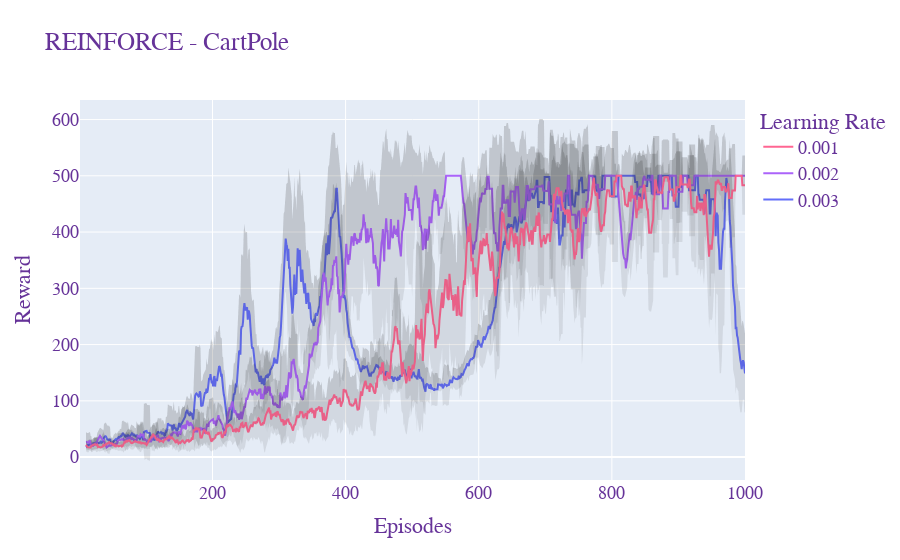

The notebook cell this image was saved under:
### Code cell
import gym
from gym.wrappers import FrameStack
from torchvision.transforms import Grayscale, Resize, Normalize
import gym_super_mario_bros
from gym_super_mario_bros.actions import SIMPLE_MOVEMENT
from nes_py.wrappers import JoypadSpace
import numpy as np
import torch
import torch.nn as nn
import torch.optim as optim
import plotly.graph_objects as go
import pandas as pd
import imageio
import os

# Shape of input images = (240, 256, 3) (height, width, channels) in SMB
PROCESSED_IMG_SIZE = (84, 84)
# How many frames to stack together per observation in SMB
NUM_STACKED_FRAMES = 4
# Default alpha step size
LEARNING_RATE = 3e-3
# Discount factor
GAMMA = 0.99
# How many episodes to train for
NUM_EPISODES = 1000
# Capture a video of the agent playing every n episodes
CAPTURE_EVERY_N_EPISODES = 250
# Number of stacked frames for Super Mario
NUM_STACKED_FRAMES = 4

# Observe the last of the past 4 frames to speed up training
class SkipFrames(gym.Wrapper):
    def __init__(self, env):
        super().__init__(env)

    def step(self, action):
        total_reward = 0
        done = False
        for _ in range(NUM_STACKED_FRAMES):
            state, reward, done, info = self.env.step(action)
            total_reward += reward
            if done:
                break
        return state, total_reward, done, info


# Preprocess images to greyscale & resize to 84x84
class ImagePreprocessing(gym.ObservationWrapper):
    def __init__(self, env):
        super().__init__(env)
        obs_shape = self.observation_space.shape[:2]
        self.observation_space = gym.spaces.Box(
            low=0, high=255, shape=obs_shape, dtype=np.uint8
        )

    def observation(self, image):
        # image shape = (240, 256, 3)
        image = np.moveaxis(image, [2], [0])
        # image shape = (3, 240, 256)
        image = torch.tensor(image.copy(), dtype=torch.float)
        # convert 3 RGB channels to grayscale
        image = Grayscale()(image)
        # convert 240x256 to 84x84
        image = Resize(PROCESSED_IMG_SIZE)(image)
        # convert [0, 1] to [0, 255]
        image = Normalize(0, 255)(image)
        return image


# A CNN connected to a fully connected layer
# The input dimensions are 1x84x84, with a flat output dimension of NUM_ACTIONS
class SuperMarioCNN(nn.Module):
    def __init__(self, input_channels, output_dim):
        super(SuperMarioCNN, self).__init__()
        self.conv1 = nn.Conv2d(input_channels, 16, kernel_size=4, stride=2)
        self.conv2 = nn.Conv2d(16, 32, kernel_size=4, stride=2)
        self.conv3 = nn.Conv2d(32, 64, kernel_size=4, stride=2)
        self.fc1 = nn.Linear(64 * 64, 256)
        self.fc2 = nn.Linear(256, output_dim)

    def forward(self, x):
        x = torch.relu(self.conv1(x))
        x = torch.relu(self.conv2(x))
        x = torch.relu(self.conv3(x))
        x = torch.flatten(x)
        x = torch.relu(self.fc1(x))
        x = torch.softmax(self.fc2(x), dim=-1)
        return x


# A simple MLP with 2 hidden layers
class AtariNN(nn.Module):
    def __init__(self, input_dim, output_dim, hidden_dim=32):
        super(AtariNN, self).__init__()
        self.fc1 = nn.Linear(input_dim, hidden_dim)
        self.fc2 = nn.Linear(hidden_dim, output_dim)

    def forward(self, x):
        x = torch.from_numpy(x).float().unsqueeze(0)
        x = torch.relu(self.fc1(x))
        x = torch.softmax(self.fc2(x), dim=1)
        return x


# REINFORCE Monte Carlo
class REINFORCE:
    # env: the environment to train on
    # env_type: the type of environment (atari or mario)
    def __init__(self, env, env_type, learning_rate):
        self.env = env
        self.env_is_mario = env_type == "mario"
        self.num_actions = env.action_space.n
        self.num_states = env.observation_space.shape[0]
        self.actions_list = np.arange(self.num_actions)
        if env_type == "atari":
            self.policy = AtariNN(self.num_states, self.num_actions)
        else:
            self.policy = SuperMarioCNN(NUM_STACKED_FRAMES, self.num_actions)
        self.optimizer = optim.Adam(self.policy.parameters(), lr=learning_rate)

    # Sample an action from the policy, along with the lob probability of that action
    def choose_action(self, state):
        probabilities = self.policy(state)
        dist = torch.distributions.Categorical(probabilities)
        sample = dist.sample()
        return sample.item(), dist.log_prob(sample)

    def update_policy(self, rewards, log_probs):
        # Calculate discounted rewards
        discounted_rewards = []
        G = 0
        for r in reversed(rewards):
            G = r + GAMMA * G
            discounted_rewards.insert(0, G)

        # Calculate the loss
        policy_loss = []
        for log_prob, G in zip(log_probs, discounted_rewards):
            policy_loss.append(-log_prob * G)
        policy_loss = torch.stack(policy_loss).sum()

        # Update the policy with respect to the loss
        self.optimizer.zero_grad()
        policy_loss.backward()
        self.optimizer.step()

    def train(self, episodes, capture=False):
        total_rewards = []
        for episode in range(episodes):
            state = self.env.reset()
            rewards = []
            log_probs = []
            images = []
            done = False
            # Generate episode of experience
            while not done:
                if self.env_is_mario:
                    state = state[0].__array__() if isinstance(state, tuple) else state.__array__()
                    state = torch.tensor(state).squeeze(1)
                action, log_prob = self.choose_action(state)
                state, reward, done, _ = self.env.step(action)
                # Capture gifs of the agent's progress
                if capture and (episode % CAPTURE_EVERY_N_EPISODES == 0 or episode == episodes - 1):
                    img = env.render(mode="rgb_array")
                    images.append(img)
                log_probs.append(log_prob)
                rewards.append(reward)

            # Use the episode to update the policy
            self.update_policy(rewards, log_probs)

            if episode % (1 if self.env_is_mario else 100) == 0:
                print(f"Episode {episode}: Total reward: {sum(rewards)}")
            # Save images if captured
            if images:
                cwd = os.getcwd()
                target_dir = os.path.join(cwd, "videos", f"episode_{episode}.gif")
                imageio.mimsave(
                    target_dir, [np.array(img) for i, img in enumerate(images)], fps=30
                )

            total_rewards.append(sum(rewards))
        return total_rewards


def create_mario_env():
    env = gym_super_mario_bros.make("SuperMarioBros-1-1-v0")
    env = JoypadSpace(env, SIMPLE_MOVEMENT)
    env = ImagePreprocessing(env)
    env = SkipFrames(env)
    env = FrameStack(env, num_stack=4)
    return env, "mario"


def create_cartpole_env():
    env = gym.make("CartPole-v1")
    return env, "atari"


def plot_rewards(rewards, name):
    num_episodes = [i+1 for i in range(NUM_EPISODES)]
    fig = go.Figure()

    for results, lr in rewards:
        df = pd.DataFrame(results, columns=["rewards"])
        avg_rewards = df.rolling(10).mean()
        std_rewards = df.rolling(10).std()
        fig.add_trace(
            go.Scatter(
                x=num_episodes,
                y=avg_rewards["rewards"],
                name=f"{lr}",
                mode="lines"
            ),
        )
        fig.add_trace(
            go.Scatter(
                x=num_episodes,
                y=avg_rewards["rewards"] + std_rewards["rewards"],
                name=f"{lr} upper bound",
                mode='lines',
                marker=dict(color="#444"),
                line=dict(width=0),
                fillcolor='rgba(40, 40, 40, 0.1)',
                fill='tonexty',
                showlegend=False,
            )
        )
        fig.add_trace(
            go.Scatter(
                x=num_episodes,
                y=avg_rewards["rewards"] - std_rewards["rewards"],
                name=f"{lr} lower bound",
                mode='lines',
                marker=dict(color="#444"),
                line=dict(width=0),
                fillcolor='rgba(40, 40, 40, 0.1)',
                fill='tonexty',
                showlegend=False,
            )
        )

    fig.update_layout(
        title=f"REINFORCE - {name}",
        xaxis_title="Episodes",
        yaxis_title="Reward",
        legend_title="Learning Rate",
        font=dict(family="Courier New, monospace", size=18, color="RebeccaPurple"),
    )

    fig.show()

def run_cartpole(episodes=NUM_EPISODES):
    lr_high = 0.003
    lr_med = 0.002
    lr_low = 0.001
    env, mode = create_cartpole_env()
    rewards_lr_high = REINFORCE(env, mode, learning_rate=lr_high).train(episodes)
    rewards_lr_med = REINFORCE(env, mode, learning_rate=lr_med).train(episodes)
    rewards_lr_low = REINFORCE(env, mode, learning_rate=lr_low).train(episodes)
    results = [
        (rewards_lr_high, lr_high),
        (rewards_lr_med, lr_med),
        (rewards_lr_low, lr_low),
    ]
    plot_rewards(results, "CartPole")

def run_mario(episodes=NUM_EPISODES):
    lr_high = 0.0003
    lr_med = 0.0002
    lr_low = 0.0001
    env, mode = create_mario_env()
    rewards_lr_low = REINFORCE(env, mode, learning_rate=lr_low).train(episodes)
    results = [
    #     (rewards_lr_high, lr_high),
    #     (rewards_lr_med, lr_med),
        (rewards_lr_low, lr_low),
    ]

    plot_rewards("Super Mario Bros")

run_cartpole()
# run_mario()

### Figure 1 — Plotly figure (JSON) as saved in the notebook; plotly's stock layout.template omitted (floating-point values rounded to 4 significant figures; data arrays with more than 128 entries replaced by an {"elided": "..."} marker saying what was removed)
{"data": [{"mode": "lines", "name": "0.003", "type": "scatter", "x": {"elided": "1000 int values"}, "y": {"elided": "1000 float values"}}, {"fill": "tonexty", "fillcolor": "rgba(40, 40, 40, 0.1)", "line": {"width": 0}, "marker": {"color": "#444"}, "mode": "lines", "name": "0.003 upper bound", "showlegend": false, "type": "scatter", "x": {"elided": "1000 int values"}, "y": {"elided": "1000 float values"}}, {"fill": "tonexty", "fillcolor": "rgba(40, 40, 40, 0.1)", "line": {"width": 0}, "marker": {"color": "#444"}, "mode": "lines", "name": "0.003 lower bound", "showlegend": false, "type": "scatter", "x": {"elided": "1000 int values"}, "y": {"elided": "1000 float values"}}, {"mode": "lines", "name": "0.002", "type": "scatter", "x": {"elided": "1000 int values"}, "y": {"elided": "1000 float values"}}, {"fill": "tonexty", "fillcolor": "rgba(40, 40, 40, 0.1)", "line": {"width": 0}, "marker": {"color": "#444"}, "mode": "lines", "name": "0.002 upper bound", "showlegend": false, "type": "scatter", "x": {"elided": "1000 int values"}, "y": {"elided": "1000 float values"}}, {"fill": "tonexty", "fillcolor": "rgba(40, 40, 40, 0.1)", "line": {"width": 0}, "marker": {"color": "#444"}, "mode": "lines", "name": "0.002 lower bound", "showlegend": false, "type": "scatter", "x": {"elided": "1000 int values"}, "y": {"elided": "1000 float values"}}, {"mode": "lines", "name": "0.001", "type": "scatter", "x": {"elided": "1000 int values"}, "y": {"elided": "1000 float values"}}, {"fill": "tonexty", "fillcolor": "rgba(40, 40, 40, 0.1)", "line": {"width": 0}, "marker": {"color": "#444"}, "mode": "lines", "name": "0.001 upper bound", "showlegend": false, "type": "scatter", "x": {"elided": "1000 int values"}, "y": {"elided": "1000 float values"}}, {"fill": "tonexty", "fillcolor": "rgba(40, 40, 40, 0.1)", "line": {"width": 0}, "marker": {"color": "#444"}, "mode": "lines", "name": "0.001 lower bound", "showlegend": false, "type": "scatter", "x": {"elided": "1000 int values"}, "y": {"elided": "1000 float values"}}], "layout": {"font": {"color": "RebeccaPurple", "family": "Courier New, monospace", "size": 18}, "legend": {"title": {"text": "Learning Rate"}}, "title": {"text": "REINFORCE - CartPole"}, "xaxis": {"title": {"text": "Episodes"}}, "yaxis": {"title": {"text": "Reward"}}}}
